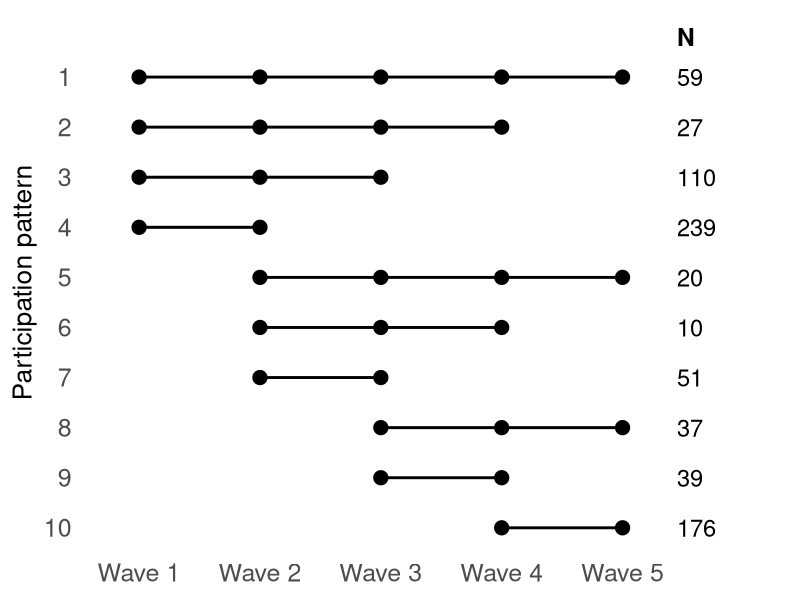

Write R code to recreate this figure.
library(tidyverse)
library(ggalluvial)
library(ggplot2)

# businesses' longitudinal response patterns
dat <- tribble(
  ~pattern, ~wave1, ~wave2, ~wave3, ~wave4, ~wave5, ~N,
  1, 1, 1, 1, 1, 1, 59,
  2, 1, 1, 1, 1, 0, 27,
  3, 1, 1, 1, 0, 0, 110,
  4, 1, 1, 0, 0, 0, 239,
  5, 0, 1, 1, 1, 1, 20,
  6,  0, 1, 1, 1, 0, 10,
  7,  0, 1, 1, 0, 0, 51,
  8,  0, 0, 1, 1, 1, 37,
  9,  0, 0, 1, 1, 0, 39,
  10,  0, 0, 0, 1, 1, 176
)

long <- dat %>%
  pivot_longer(
    cols = starts_with("wave"),
    names_to = "wave",
    values_to = "response"
  ) %>%
  mutate(
    wave = as.integer(str_remove(wave, "wave"))
  )

dots <- long %>%
  filter(response == 1)

segments <- long %>%
  arrange(pattern, wave) %>%
  group_by(pattern) %>%
  mutate(
    next_wave = lead(wave),
    next_response = lead(response)
  ) %>%
  filter(
    response == 1,
    next_response == 1,
    next_wave == wave + 1
  ) %>%
  ungroup()

p <- ggplot() +
  geom_segment(
    data = segments,
    aes(
      x = wave,
      xend = next_wave,
      y = pattern,
      yend = pattern
    ),
    linewidth = 1
  ) +
  geom_point(
    data = dots,
    aes(x = wave, y = pattern),
    size = 4.5
  ) +
  geom_text(
    data = dat,
    aes(
      x = 5.45,
      y = pattern,
      label = N
    ),
    hjust = 0,
    size = 6
  ) +
  annotate(
    "text",
    x = 5.45,
    y = 0.2,
    label = "N",
    hjust = 0,
    fontface = "bold",
    size = 6.2
  ) +
  scale_x_continuous(
    breaks = 1:5,
    labels = paste("Wave", 1:5),
    limits = c(0.8, 6.1)
  ) +
  scale_y_reverse(
    breaks = 1:10,
    labels = 1:10
  ) +
  labs(
    x = NULL,
    y = "Participation pattern"
  ) +
  theme_classic(base_size = 18) +
  theme(
    axis.line = element_blank(),
    axis.ticks = element_blank(),
    panel.grid = element_blank(),
    axis.text.x = element_text(size = 18),
    axis.text.y = element_text(size = 18),
    axis.title.y = element_text(size = 19)
  )

p
